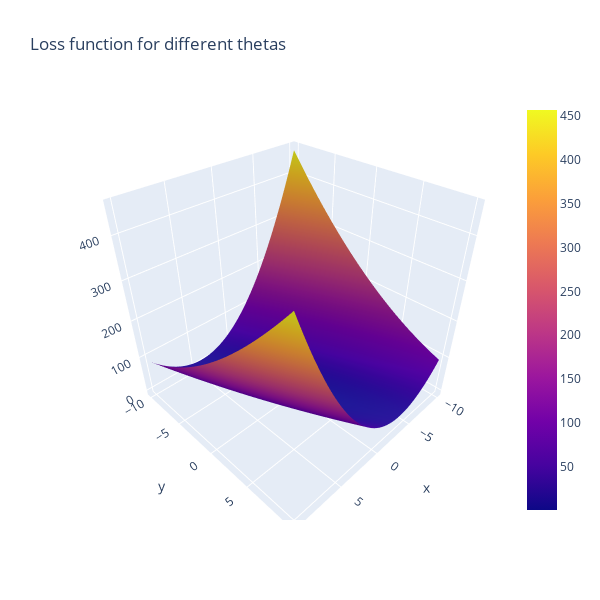

This figure's notebook cell:
### Code cell
#This figure shows the loss function.

#X = Theta0
#Y - Theta1
#Z = Loss
#Find where it is closest to 0 in X and Y!

#you can click/hold in the graph below to rotate!

fig = go.Figure(data=[go.Surface(x=theta1_vals, y=theta0_vals, z=J_vals)])
fig.update_layout(title='Loss function for different thetas', autosize=True,
                  width=600, height=600, xaxis_title='theta0', 
                 yaxis_title='theta1')
fig.show()
